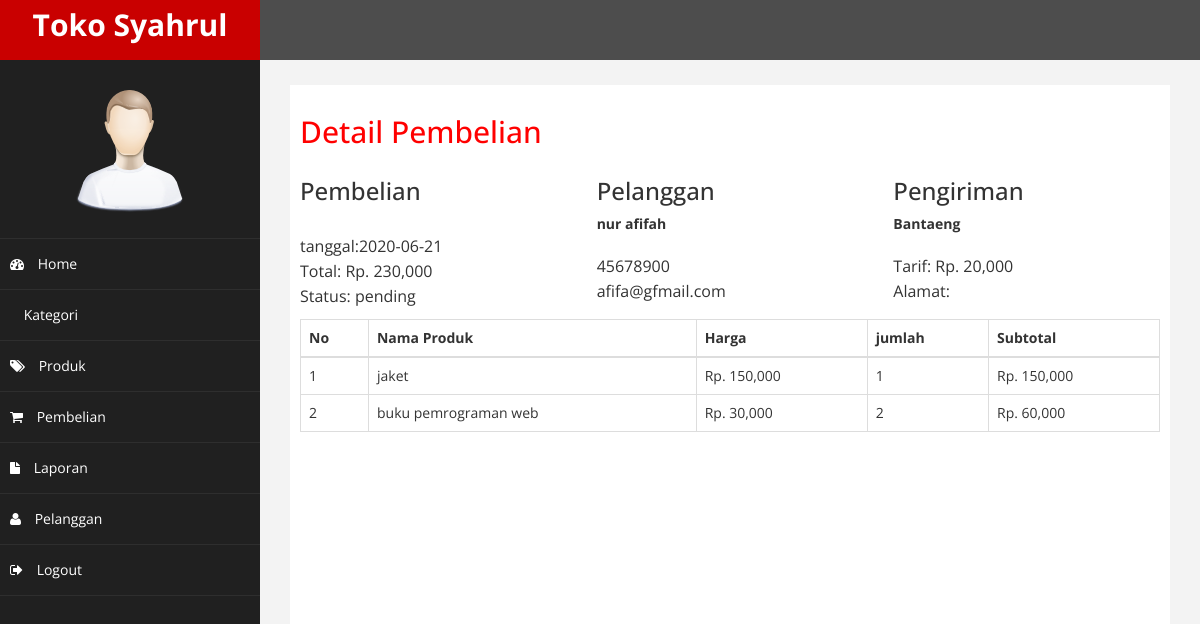
Screenshot of /admin/bs-binary-admin/index.php?halaman=detail&id=12 (signed in) with the database file from the repository.
### tables this page shows
CREATE TABLE `pembelian` (
  `id_pembelian` int(11) NOT NULL AUTO_INCREMENT,
  `id_pelanggan` int(11) NOT NULL,
  `id_ongkir` int(11) NOT NULL,
  `tanggal_pembelian` date NOT NULL,
  `total_pembelian` int(11) NOT NULL,
  `nama_kota` varchar(100) NOT NULL,
  `tarif` int(11) NOT NULL,
  `alamat_pengiriman` text NOT NULL,
  `status_pembelian` varchar(100) NOT NULL DEFAULT 'pending',
  `resi_pengiriman` varchar(50) NOT NULL,
  PRIMARY KEY (`id_pembelian`)
);

CREATE TABLE `pelanggan` (
  `id_pelanggan` int(11) NOT NULL AUTO_INCREMENT,
  `email_pelanggan` varchar(100) NOT NULL,
  `password_pelanggan` varchar(50) NOT NULL,
  `nama_pelanggan` varchar(100) NOT NULL,
  `telpon_pelanggan` varchar(25) NOT NULL,
  `alamat_pelanggan` text NOT NULL,
  PRIMARY KEY (`id_pelanggan`)
);

CREATE TABLE `pembelian_produk` (
  `id_pembelian_produk` int(11) NOT NULL AUTO_INCREMENT,
  `id_pembelian` int(11) NOT NULL,
  `id_produk` int(11) NOT NULL,
  `jumlah` int(11) NOT NULL,
  `nama` varchar(100) NOT NULL,
  `harga` int(11) NOT NULL,
  `berat` int(11) NOT NULL,
  `subberat` int(11) NOT NULL,
  `subharga` int(11) NOT NULL,
  PRIMARY KEY (`id_pembelian_produk`)
);

CREATE TABLE `produk` (
  `id_produk` int(11) NOT NULL AUTO_INCREMENT,
  `id_kategori` int(5) NOT NULL,
  `nama_produk` varchar(100) NOT NULL,
  `harga_produk` int(11) NOT NULL,
  `berat` int(11) NOT NULL,
  `foto_produk` varchar(100) NOT NULL,
  `deskripsi_produk` text NOT NULL,
  `stok_produk` int(5) NOT NULL,
  PRIMARY KEY (`id_produk`)
);

### admin/bs-binary-admin/detail.php (the view)
<h2>Detail Pembelian</h2>
<?php
$ambil = $koneksi->query("select * from pembelian join pelanggan on pembelian.id_pelanggan=pelanggan.id_pelanggan where pembelian.id_pembelian='$_GET[id]'");
$detail = $ambil->fetch_assoc();
 ?>
<div class="row">
	<div class="col-md-4">
		<h3>Pembelian</h3>
		<p>
		 	tanggal:<?php echo $detail['tanggal_pembelian']; ?> <br>
		 	Total: Rp. <?php echo number_format($detail['total_pembelian']); ?> <br>
		 	Status: <?php echo $detail['status_pembelian']; ?>
		</p>
	</div>
	<div class="col-md-4">
		<h3>Pelanggan</h3>
		 <strong><?php echo $detail['nama_pelanggan']; ?></strong> <br>
		 <p>
		 	<?php echo $detail['telpon_pelanggan']; ?> <br>
		 	<?php echo $detail['email_pelanggan']; ?>
		</p>
	</div>
	<div class="col-md-4">
		<h3>Pengiriman</h3>
		<strong><?php echo $detail['nama_kota']; ?></strong><br>
		<p>
			Tarif: Rp. <?php echo number_format($detail['tarif']); ?><br>
			Alamat: <?php echo $detail['alamat_pengiriman']; ?>
		</p>
	</div>
</div>
 <table class="table table-bordered">
 	<thead>
 		<tr>
 			<th>No</th>
 			<th>Nama Produk</th>
 			<th>Harga</th>
 			<th>jumlah</th>
 			<th>Subtotal</th>
 		</tr>
 	</thead>
 	<tbody>
 		<?php $nomor=1 ?>
 		<?php $ambil=$koneksi->query("select * from pembelian_produk join produk on pembelian_produk.id_produk=produk.id_produk where pembelian_produk.id_pembelian='$_GET[id]'"); ?>
 		<?php while($pecah=$ambil->fetch_assoc()){ ?>
 		<tr>
 			<td><?php echo $nomor; ?></td>
 			<td><?php echo $pecah['nama_produk'];?></td>
 			<td> Rp. <?php echo number_format($pecah['harga_produk']); ?></td>
 			<td><?php echo $pecah['jumlah']; ?></td>
 			<td>
 				Rp. <?php echo number_format($pecah['harga_produk']*$pecah['jumlah']); ?>
 			</td>
 		</tr>
 		<?php $nomor++; ?>
 	<?php } ?>
 	</tbody>
 </table>

### admin/bs-binary-admin/assets/css/custom.css (style rules this page uses)
body { font-family: 'Open Sans', sans-serif; }
h2 { color: #f00; }
p { font-size:16px; line-height:25px; padding-top:20px; }

### rows the page displays
pembelian: tanggal_pembelian "2020-06-21", total_pembelian "230,000", status_pembelian "pending", id_pelanggan.nama_pelanggan "nur afifah", id_pelanggan.telpon_pelanggan "45678900", id_pelanggan.email_pelanggan "afifa@gfmail.com", nama_kota "Bantaeng", tarif "20,000"
pembelian_produk: id_produk.nama_produk "jaket", id_produk.harga_produk "150,000", jumlah "1", $pecah['harga_produk']*$pecah['jumlah'] "150,000"
pembelian_produk: id_produk.nama_produk "buku pemrograman web", id_produk.harga_produk "30,000", jumlah "2", $pecah['harga_produk']*$pecah['jumlah'] "60,000"
